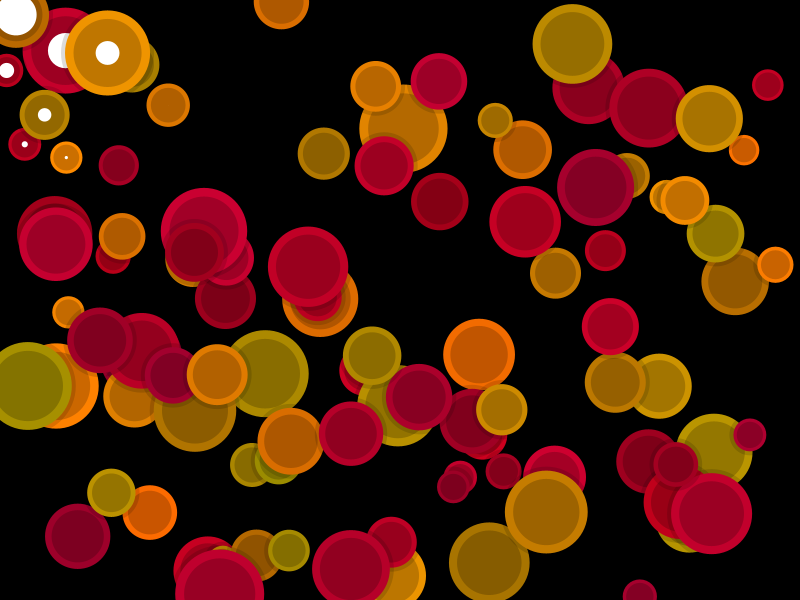
Frame 1 (no input)
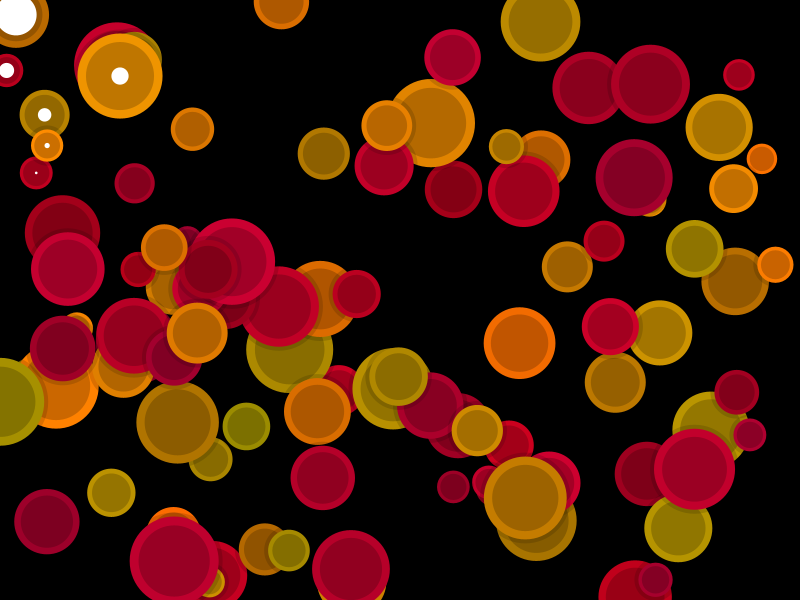
Frame 60 (the mouse pressed at the canvas centre just before this capture)
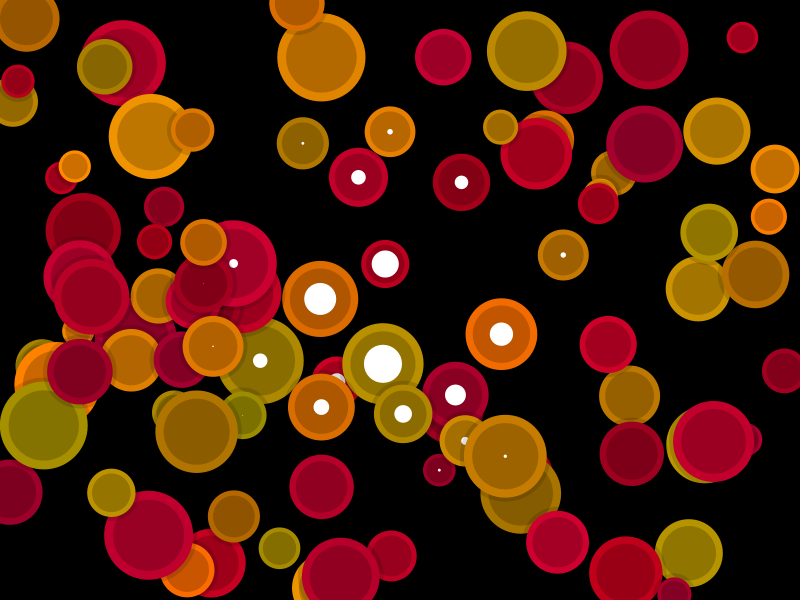
Frame 120 (the mouse held since frame 60 and released just before this capture)

The Processing sketch that drew these frames (run headless with seeded random() and noise(); from frame 60 on, the mouse is pressed at the canvas centre):

// Processing sketch: EXQ_7A_03
// ── EXQ_7A_03.pde
/////////////////////////////////////////////////////////////////
int count = 100;                              // количество             

class c_circ
{
  float r, x, y, dx, dy;
  color c;
  c_circ()
  {
    r = random(15, 45); x = random(0, width); y = random(0, height); dx = dy = 0;
    c = randomColor();
  }
  void update()
  { 
    float dd;                   
    circle(x, y, r + 4, color(0, 35));                            // тень
    circle(x, y, r, c); circle(x, y, 0.8 * r, darkColor(c, 0.8)); // круг
    float d = 1 - (dd = dist(x, y, mouseX, mouseY)) / (width / 4);  
    if (d > 0)                                 // d - величина обратная, чем это удобно? 
    { circle(x, y, d * r * 0.7, color(255));   // чем ближе мышка, тем больше белый круг
      if (mousePressed)
      { if (mouseButton == LEFT)            
        { dx -= (mouseX - x) / dd; dy -= (mouseY - y) / dd;        // лениво убегаем 
        } else if (mouseButton == RIGHT)
               { dx += (mouseX - x) / dd; dy += (mouseY - y) / dd; // лениво нападаем
               }
      } 
    }
    if (irandom(35) == 11) { dx += random(-2.0, 2.0); dy += random(-2.0, 2.0); } // нервничаем
    if (x < 0) dx += 2; else if (x > width)  dx -= 2;  // что бы не расползались за край экрана
    if (y < 0) dy += 2; else if (y > height) dy -= 2;
    x += dx; y += dy; dx *= 0.95; dy *= 0.95;          // всё прибавляем(движемся) и "затухаем"
  }
}
c_circ[] circ; 

/////////////////////////////////////////////// обязательные функции
void setup()
{ 
  size(800, 600); smooth(); noStroke(); frameRate(30);
  circ = new c_circ[count];
  for (int i = 0; i < count; i++) circ[i] = new c_circ();  
}

void draw()
{   
  background(0);
  for (int i = 0; i < count; i++) circ[i].update();
}

/////////////////////////////////////////////// вспомогательные функции
int irandom(int m) { return (int)random(m + 1.0); }
int irandom(int mn, int mx) { return (int)random(mn, mx + 1.0); }

void circle(float x, float y, float r, color c) { fill(c); ellipse(x, y, r * 2, r * 2); }
color darkColor (color c, float d) { return color(red(c) * d, green(c) * d, blue(c) * d); }
color randomColor()
{ if (irandom(1) == 1) return color(irandom(155, 255), irandom(100, 150), 0);
  else return color(irandom(155, 205), 0, irandom(25, 50));
}    
